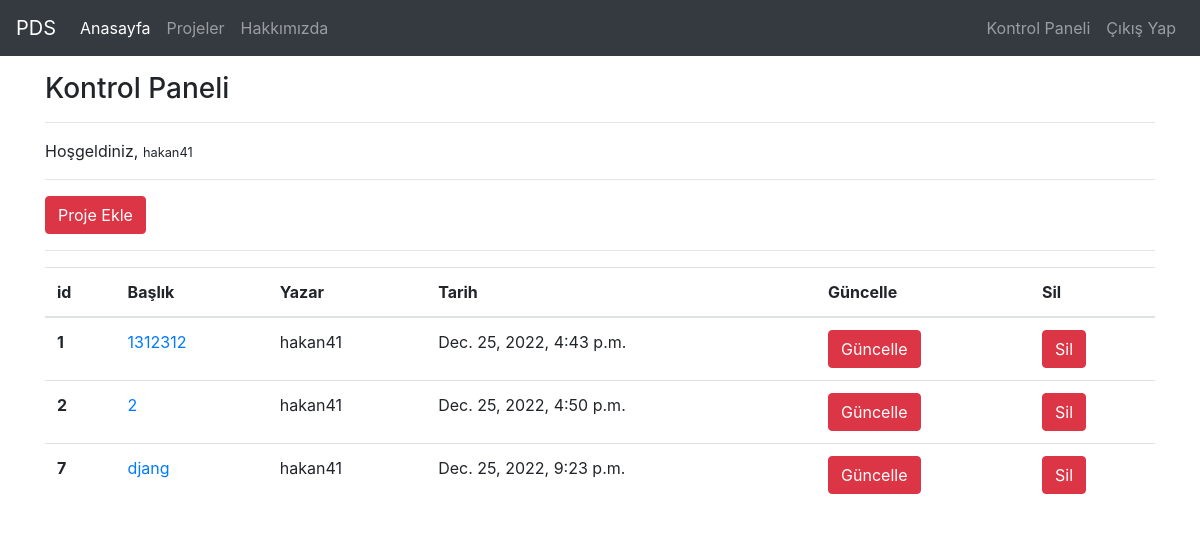
/projects/dashboard/ (signed in), run on an earlier commit of the app's database.
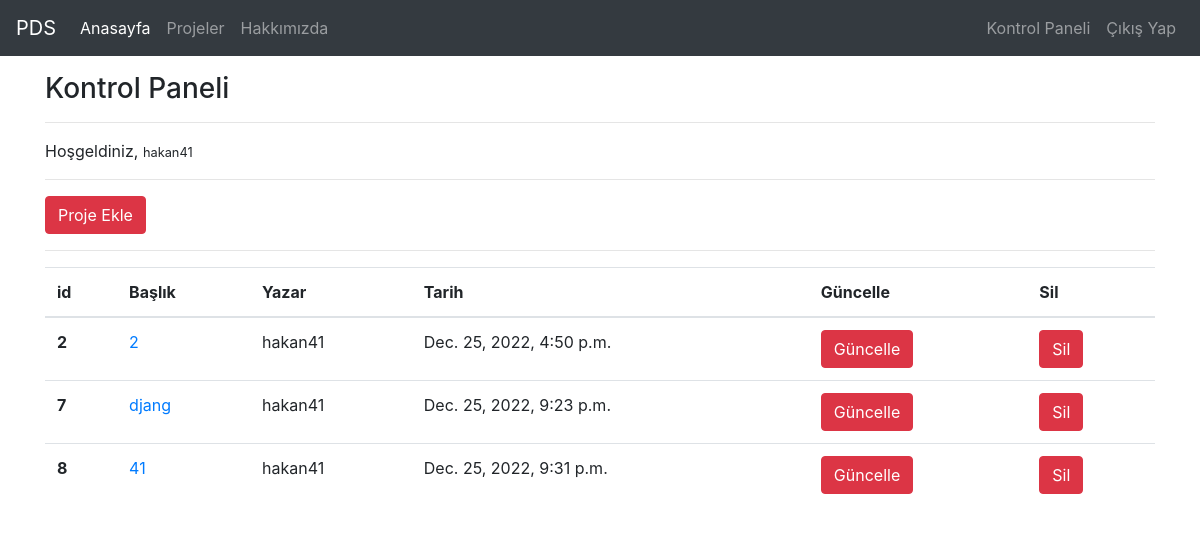
And on a later commit of the database.
### project/models.py (models this page shows, shortened)
class Projeler(models.Model):
    STATUS = (
        ('True', 'Evet'),
        ('False', 'Hayır'),
    )
    author = models.ForeignKey("auth.User", on_delete=models.CASCADE)
    title = models.CharField(max_length=50)
    keywords = models.CharField(blank=True, max_length=50)
    description = models.CharField(max_length=300, blank=True)
    image = models.ImageField(blank=True, upload_to='images/')
    detail = models.TextField()
    videolink = models.CharField(max_length=50, blank=True)
    status = models.CharField(choices=STATUS, max_length=10)
    created_at = models.DateTimeField(auto_now_add=True)
    updated_at = models.DateTimeField(auto_now=True)

### project/views.py (the view)
# urls.py: path('dashboard/', views.dashboard, name = "dashboard"),
@login_required(login_url="user:login")
def dashboard(request):
    projects = Projeler.objects.filter(author = request.user)
    context = {
        "projects":projects
    }
    return render(request, "dashboard.html", context)

### templates/dashboard.html
{% extends "layout.html" %}
{% block body %}
<br>
<h3>Kontrol Paneli</h3>
<hr>
<p>Hoşgeldiniz, <small>{{request.user.username}}</small></p>
<hr>
<a class = "btn btn-danger" href="/projects/addproject">Proje Ekle</a>
<hr>
{% if projects %}
    <table class="table">
        <thead>
        <tr>
            <th scope="col">id</th>
            <th scope="col">Başlık</th>
            <th scope="col">Yazar</th>
            <th scope="col">Tarih</th>
            <th scope="col">Güncelle</th>
            <th scope="col">Sil</th>
        </tr>
        </thead>
        <tbody>
            {% for project in projects %}
            <tr>
                <th scope="row">{{project.id}}</th>
                <td><a href="/projects/project/{{project.id}}">{{project.title}}</a></td>
                <td>{{project.author.username}}</td>
                <td>{{project.created_at}}</td>
                <td><a href="/projects/update/{{project.id}}" class="btn btn-danger">Güncelle</a></td>
                <td><a href="/projects/delete/{{project.id}}" class="btn btn-danger">Sil</a></td>
            </tr>
            {% endfor %}
        </tbody>
    </table>
{% else %}
    <div class="alert alert-danger">Henüz bir projeniz bulunmuyor.</div>
{% endif %}
{% endblock body %}

What changed in the data, as far as the page shows it:
removed Projeler: id "1", title "1312312", author.username "hakan41", created_at "Dec. 25, 2022, 4:43 p.m."
added Projeler: id "8", title "41", author.username "hakan41", created_at "Dec. 25, 2022, 9:31 p.m."
